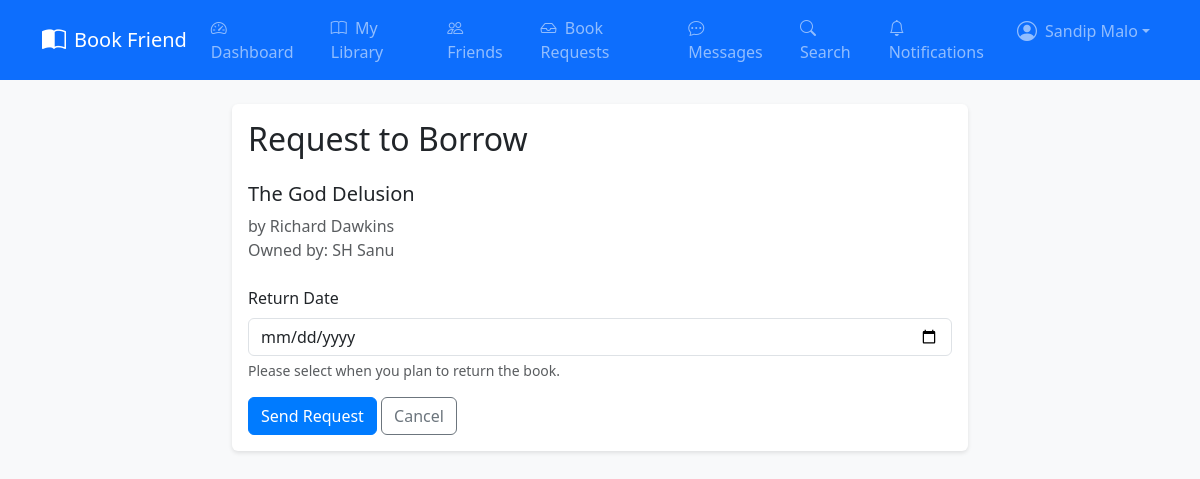
Page /books/2/request/ (signed in) on the committed database.
### Core/models.py (models this page shows, shortened)
class Book(models.Model):
    CONDITION_CHOICES = [
        ('new', 'New'),
        ('like_new', 'Like New'),
        ('good', 'Good'),
        ('fair', 'Fair'),
        ('poor', 'Poor'),
    ]
    owner = models.ForeignKey(User, on_delete=models.CASCADE)
    title = models.CharField(max_length=200)
    author = models.CharField(max_length=200)
    genre = models.CharField(max_length=100)
    condition = models.CharField(max_length=20, choices=CONDITION_CHOICES)
    cover_image = models.ImageField(upload_to='book_covers/', blank=True)
    description = models.TextField(blank=True)
    available = models.BooleanField(default=True)
    created_at = models.DateTimeField(auto_now_add=True)

### Core/views.py (the view, shortened to what this page needs)
# urls.py: path("books/<int:book_id>/request/", views.book_request, name="book_request"),
@login_required
def book_request(request, book_id):
    book = get_object_or_404(Book, id=book_id)
    if not Friendship.objects.filter(
        (
            Q(sender=request.user, receiver=book.owner)
            | Q(sender=book.owner, receiver=request.user)
        ),
        status="accepted",
    ).exists():
        messages.error(
            request, "You must be friends with the book owner to request books."
        )
        return redirect("core:library", username=book.owner.username)
    if BookRequest.has_pending_request(book, request.user):
        messages.error(request, "You have already requested this book.")
        return redirect(request.META.get('HTTP_REFERER', 'core:dashboard'))
    return render(request, "core/books/request_form.html", {"book": book})

### Core/context_processors.py (called while the page is built)
def notification_count(request):
    if request.user.is_authenticated:
        unread_count = Notification.objects.filter(user=request.user, read=False).count()
        return {'unread_notifications': unread_count}
    return {'unread_notifications': 0}

### Core/models.py (called while the page is built)
    @staticmethod
    def has_pending_request(book, user):
        return BookRequest.objects.filter(book=book, borrower=user, status='pending').exists()

### templates/core/books/request_form.html (shortened to what this page needs)
{% extends 'core/base.html' %}
{% load crispy_forms_tags %}
{% load static %}
{% block content %}
<div class="container">
    <div class="row justify-content-center">
        <div class="col-md-8">
            <div class="card">
                <div class="card-body">
                    <h2 class="card-title mb-4">Request to Borrow</h2>
                    <div class="mb-4">
                        <h5>{{ book.title }}</h5>
                        <p class="text-muted">
                            by {{ book.author }}<br>
                            Owned by: {{ book.owner.get_full_name }}
                        </p>
                    </div>
                    <form method="post">
                        <div class="mb-3">
                            <label for="return_date" class="form-label">Return Date</label>
                            <input type="date" class="form-control" id="return_date" name="return_date" required>
                            <div class="form-text">Please select when you plan to return the book.</div>
                        </div>
                        <div class="mt-3">
                            <button type="submit" class="btn btn-primary">Send Request</button>
                            <a href="{% url 'core:library' username=book.owner.username %}" class="btn btn-outline-secondary">Cancel</a>
                        </div>
                    </form>
                </div>
            </div>
        </div>
    </div>
</div>
{% endblock %}

### templates/core/includes/navbar.html (shortened to what this page needs)
<nav class="navbar navbar-expand-lg navbar-dark bg-primary">
    <div class="container">
      <a class="navbar-brand d-flex align-items-center" href="{% url 'core:landing' %}">
        <i class="bi bi-book-half me-2 fs-4"></i>
        Book Friend
      </a>
      <div class="collapse navbar-collapse" id="navbarNav">
        {% if user.is_authenticated %}
          <ul class="navbar-nav me-auto">
            <li class="nav-item">
              <a class="nav-link" href="{% url 'core:dashboard' %}">
                <i class="bi bi-speedometer2 me-1"></i> Dashboard
              </a>
            </li>
            <li class="nav-item">
              <a class="nav-link" href="{% url 'core:library' username=user.username %}">
                <i class="bi bi-book me-1"></i> My Library
              </a>
            </li>
            <li class="nav-item">
              <a class="nav-link" href="{% url 'core:friends_list' %}">
                <i class="bi bi-people me-1"></i> Friends
              </a>
            </li>
            <li class="nav-item">
              <a class="nav-link" href="{% url 'core:book_requests' %}">
                <i class="bi bi-inbox me-1"></i> Book Requests
              </a>
            </li>
            <li class="nav-item">
              <a class="nav-link position-relative" href="{% url 'message_chat:chat_list' %}">
                <i class="bi bi-chat-dots me-1"></i> Messages
              </a>
            </li>
            <li class="nav-item">
              <a class="nav-link" href="{% url 'core:search' %}">
                <i class="bi bi-search me-1"></i> Search
              </a>
            </li>
          </ul>
          <ul class="navbar-nav">
            <li class="nav-item">
              <a class="nav-link position-relative" href="{% url 'core:notifications' %}">
                <i class="bi bi-bell me-1"></i> Notifications
              </a>
            </li>
            <li class="nav-item dropdown">
              <a
                class="nav-link dropdown-toggle d-flex align-items-center"
                href="#"
                role="button"
                data-bs-toggle="dropdown"
                aria-expanded="false"
              >
                <i class="bi bi-person-circle fs-5 me-2"></i>
                {{ user.get_full_name }}
              </a>
            </li>
          </ul>
        {% endif %}
      </div>
    </div>
  </nav>

### static/core/css/style.css (style rules this page uses)
body { background-color: #f8f9fa; }
.card { box-shadow: 0 2px 4px rgba(0,0,0,0.1); border: none; }
.btn-primary { background-color: #007bff; border-color: #007bff; }

### rows in the picture
Book: title "The God Delusion", author "Richard Dawkins", owner.get_full_name "SH Sanu"

### other values in the picture
{{ user.get_full_name }} "Sandip Malo"
